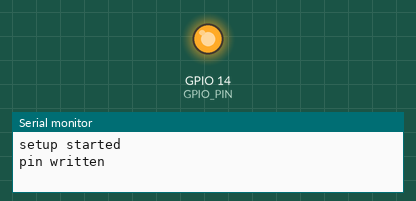
This sketch was run on a simulated ESP32. Shown: output pins drawn as LEDs (lit = HIGH), the last lines printed to the serial monitor.

Above: at 0.1 s.
At 3.1 s:
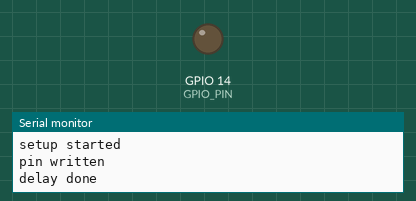
Timing chart, 0 to 4.6 s (numbered marks = the images above):
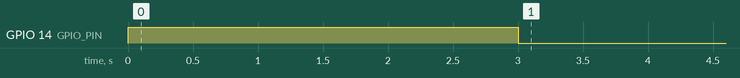

The sketch:

camera-signal-test.ino
```cpp
/**
* simulate a start record command for main camera development
*/

const int GPIO_PIN = 14;

// send a 3 second long high signal on pin 14
void setup() {
  Serial.begin(115200);
  Serial.println("setup started");
  pinMode(GPIO_PIN, OUTPUT);
  digitalWrite(GPIO_PIN, HIGH);
  Serial.println("pin written");
  delay(3000);
  digitalWrite(GPIO_PIN, LOW);
  Serial.println("delay done");
}

void loop() {

}
```
